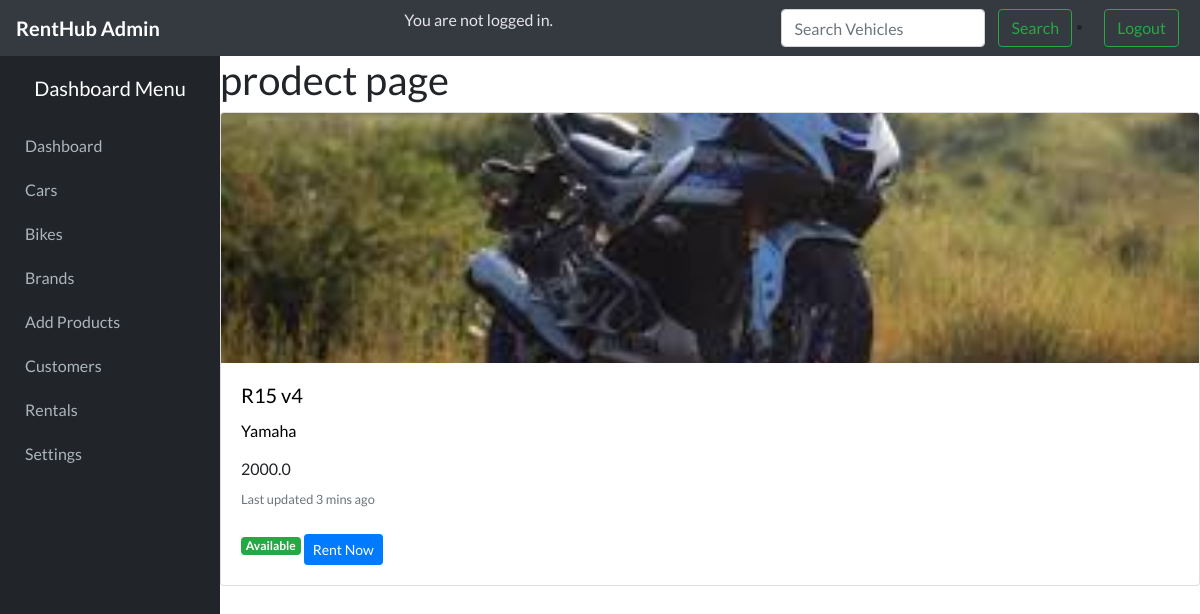
Page /viewproduct/4/ on the committed database.
### home/models.py (models this page shows, shortened)
class product(models.Model):
    subcategory = models.ForeignKey(
        Subcategory,
        on_delete=models.CASCADE,
        related_name='products'
    )
    name = models.CharField(max_length=100)
    price = models.FloatField()
    image = models.ImageField(upload_to='pro_pic', null=True, blank=True)
    description = models.CharField(max_length=200, null=True, blank=True)
    is_available = models.BooleanField(default=True)

class Subcategory(models.Model):
    category = models.ForeignKey( Category, on_delete=models.CASCADE,  related_name='subcategories')
    brand_name = models.CharField(max_length=30)
    logo = models.ImageField(upload_to='logo_pic', blank=True, null=True)
    def __str__(self):
        return self.brand_name

### home/views.py (the view)
# urls.py: path('viewproduct/<int:p_id>/', views.viewproductfn, name='viewproduct'),
def viewproductfn(request,p_id):
    x= product.objects.get(id=p_id)
    return render (request,'product.html',{'abc':x})

### home/templates/product.html (shortened to what this page needs)
{% extends 'base.html'%}
{% load static %}
{%block style %}
<link rel="stylesheet" href="{% static 'css/home.css'%}" />
{% endblock%}
{% block content%}
<h1>prodect page</h1>
<div class="card mb-3">
  <img src="/media/{{abc.image}}"class="card-img-top" alt="...">
  <div class="card-body">
     <h5 class="card-title">{{abc.name}}</h5>
     <p class="card-text">{{abc.subcategory}}</p>
      <h6 class="card-text">{{abc.price}}</h6>
      <p class="card-text"><small class="text-muted">Last updated 3 mins ago</small></p>
       {% if abc.is_available %}
              <span class="badge badge-success">Available</span>
              <a href="/add_rental/{{ abc.id }}/" class="btn btn-primary btn-sm mt-2">Rent Now</a>
            {% else %}
              <span class="badge badge-danger">Rented Out</span>
              <button class="btn btn-secondary btn-sm mt-2" disabled>Not Available</button>
            {% endif %}
  </div>
</div>
{% endblock%}

### home/static/css/base.css (style rules this page uses)
body { background-color: #f4f6f9; font-family: "Lato", sans-serif; margin: 0; padding: 0; }

### home/static/css/home.css (style rules this page uses)
.card-img-top { width: 100%; height: 250px; object-fit: cover; }
h5 ,p { color: black; }

### rows in the picture
product: image (picture), name "R15 v4", subcategory "Yamaha", price "2000.0"
